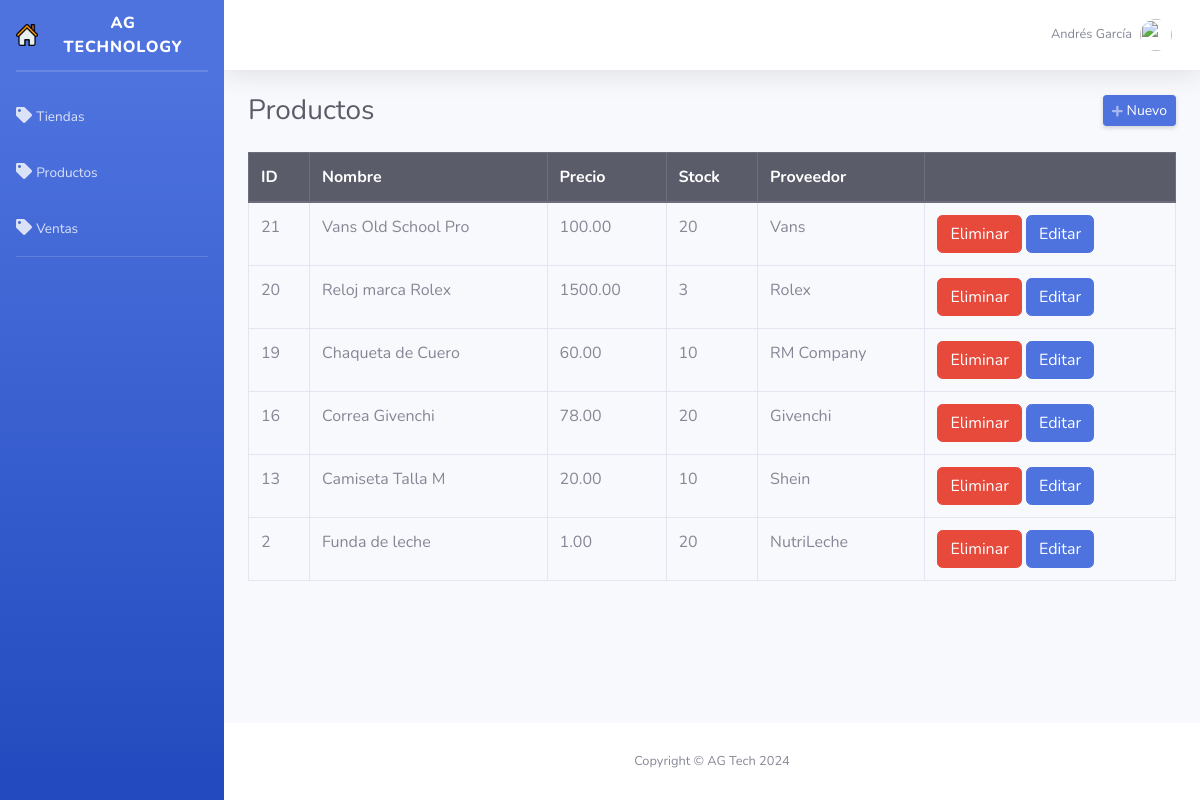
The app's page /admin/productos.php (signed in), older data.
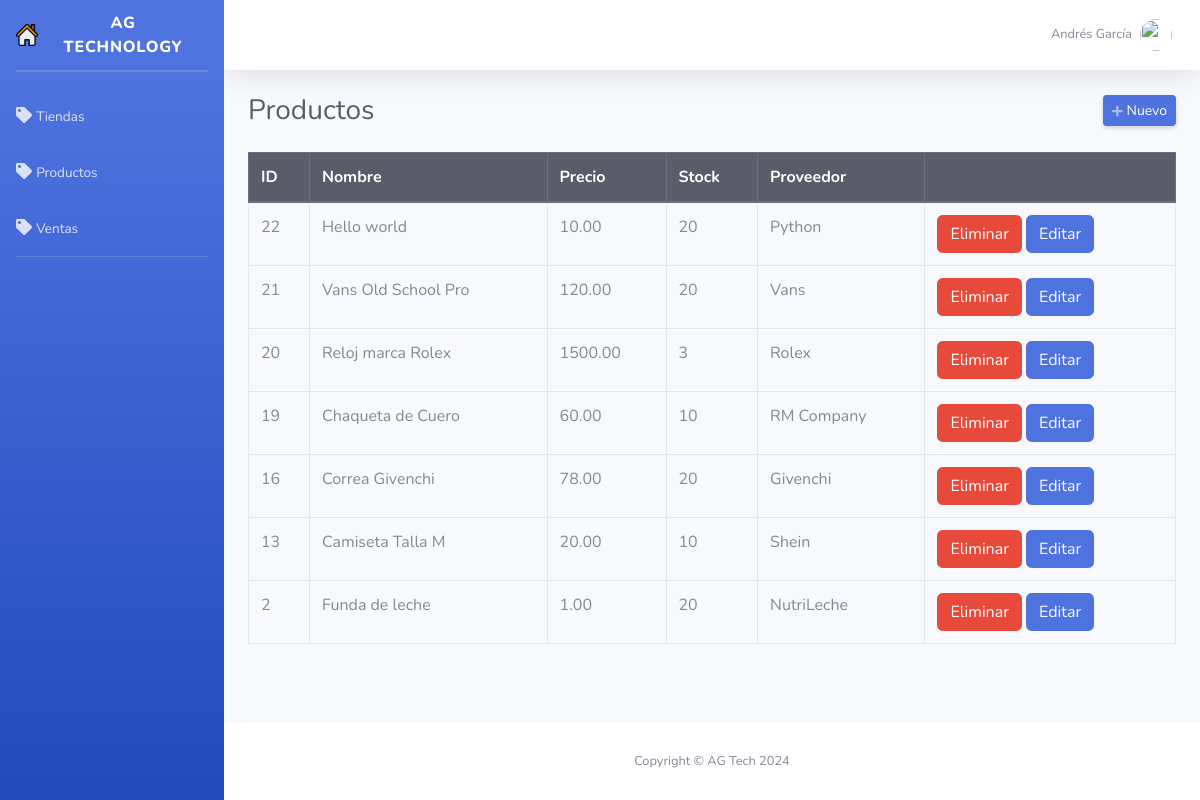
The same page, newer data.
### tables this page shows
CREATE TABLE `productos` (
  `id_producto` int(11) NOT NULL,
  `nombre_producto` varchar(255) DEFAULT NULL,
  `precio` decimal(10,2) DEFAULT NULL,
  `stock` int(11) DEFAULT NULL,
  `proveedor` varchar(255) DEFAULT NULL
);

### admin/productos.php (the view, shortened to what this page needs)
<?php
require_once "../config/conexion.php";
include("includes/header.php");
?>
<div class="d-sm-flex align-items-center justify-content-between mb-4">
    <h1 class="h3 mb-0 text-gray-800">Productos</h1>
    <a href="#" class="d-none d-sm-inline-block btn btn-sm btn-primary shadow-sm" id="abrirProducto"><i class="fas fa-plus fa-sm text-white-50"></i> Nuevo</a>
</div>
<div class="row">
    <div class="col-md-12">
        <div class="table-responsive">
            <table class="table table-hover table-bordered" style="width: 100%;">
                <thead class="thead-dark">
                    <tr>
                        <th>ID</th>
                        <th>Nombre</th>
                        <th>Precio</th>
                        <th>Stock</th>
                        <th>Proveedor</th>
                        <th></th>
                    </tr>
                </thead>
                <tbody>
                    <?php
                    $query = mysqli_query($conexion, "SELECT * FROM productos ORDER BY id_producto DESC");
                    while ($data = mysqli_fetch_assoc($query)) { ?>
                        <tr>
                            <td><?php echo $data['id_producto']; ?></td>
                            <td><?php echo $data['nombre_producto']; ?></td>
                            <td><?php echo $data['precio']; ?></td>
                            <td><?php echo $data['stock']; ?></td>
                            <td><?php echo $data['proveedor']; ?></td>
                            <td>
                                <form method="post" action="productos.php" class="d-inline eliminar">
                                    <button class="btn btn-danger" type="submit">Eliminar</button>
                                </form>
                                <button class="btn btn-primary" type="button" data-toggle="modal" data-target="#editarProducto<?php echo $data['id_producto']; ?>">Editar</button>
                            </td>
                        </tr>
                    <?php } ?>
                </tbody>
            </table>
        </div>
    </div>
</div>
<?php include("includes/footer.php"); ?>

Row changes from the older to the newer data that the page shows:
added productos: id_producto "22", nombre_producto "Hello world", precio "10.00", stock "20", proveedor "Python"
changed productos "Vans Old School Pro": precio "100.00" → "120.00"
